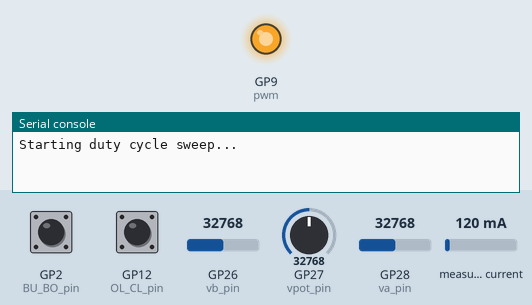
The program below on a simulated Raspberry Pi Pico running MicroPython. Parts: output pins drawn as LEDs (lit = HIGH), the last lines printed to the serial console. The inputs (shaded band) are chosen by the test bench; at power-on: GP2 (BU_BO_pin) HIGH, GP12 (OL_CL_pin) HIGH, GP26 (vb_pin) = 32768, GP27 (vpot_pin) = 32768, GP28 (va_pin) = 32768, measured current 120 mA (analog values on the 0–65535 scale). Files the program writes start out absent.

Above: at 0.15 s.
At 1.65 s:
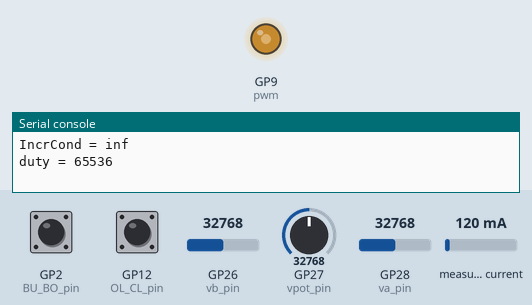
At 2.55 s:
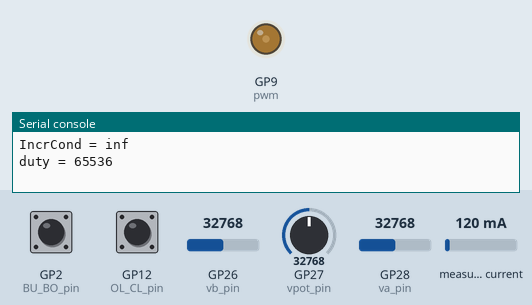
At 3.4 s:
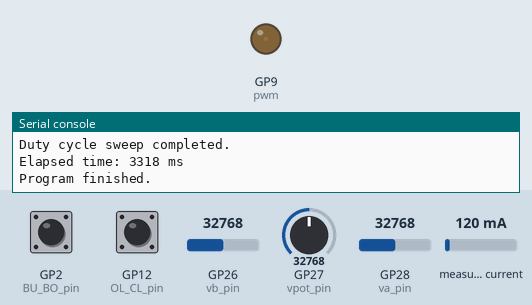
Timing chart, 0 to 4.9 s (numbered marks = the images above):
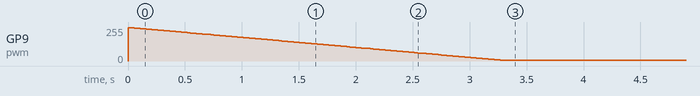

The program:

SMPS_Duty_Sweep.py
```python
from machine import Pin, I2C, ADC, PWM, Timer
import time, utime

# Set up some pin allocations for the Analogues and switches
va_pin = ADC(Pin(28))
vb_pin = ADC(Pin(26))
vpot_pin = ADC(Pin(27))
OL_CL_pin = Pin(12, Pin.IN, Pin.PULL_UP)
BU_BO_pin = Pin(2, Pin.IN, Pin.PULL_UP)

# Set up the I2C for the INA219 chip for current sensing
ina_i2c = I2C(0, scl=Pin(1), sda=Pin(0), freq=2400000)

# Some PWM settings, pin number, frequency, duty cycle limits and start with the PWM outputting the default of the min value.
pwm = PWM(Pin(9))
pwm.freq(100000)
min_pwm = 1000
max_pwm = 64536
pwm_out = min_pwm
pwm_ref = 30000

# Some error signals
trip = 0
OC = 0

# The potentiometer is prone to noise so we are filtering the value using a moving average
v_pot_filt = [0] * 100
v_pot_index = 0

# Gains etc for the PID controller
i_ref = 0  # Voltage reference for the CL modes
i_err = 0  # Voltage error
i_err_int = 0  # Voltage error integral
i_pi_out = 0  # Output of the voltage PI controller
kp = 100  # Boost Proportional Gain
ki = 300  # Boost Integral Gain

# Basic signals to control logic flow
global timer_elapsed
timer_elapsed = 0
count = 0
first_run = 1

# Need to know the shunt resistance
global SHUNT_OHMS
SHUNT_OHMS = 0.10

# saturation function for anything you want saturated within bounds
def saturate(signal, upper, lower):
    if signal > upper:
        signal = upper
    if signal < lower:
        signal = lower
    return signal

# This is the function executed by the loop timer, it simply sets a flag which is used to control the main loop
def tick(t):
    global timer_elapsed
    timer_elapsed = 1

# These functions relate to the configuring of and reading data from the INA219 Current sensor
class ina219:

    # Register Locations
    REG_CONFIG = 0x00
    REG_SHUNTVOLTAGE = 0x01
    REG_BUSVOLTAGE = 0x02
    REG_POWER = 0x03
    REG_CURRENT = 0x04
    REG_CALIBRATION = 0x05

    def __init__(self, sr, address, maxi):
        self.address = address
        self.shunt = sr

    def vshunt(self):
        # Read Shunt register 1, 2 bytes
        reg_bytes = ina_i2c.readfrom_mem(self.address, self.REG_SHUNTVOLTAGE, 2)
        reg_value = int.from_bytes(reg_bytes, 'big')
        if reg_value > 2**15:  # negative
            sign = -1
            for i in range(16):
                reg_value = (reg_value ^ (1 << i))
        else:
            sign = 1
        return (float(reg_value) * 1e-5 * sign)

    def vbus(self):
        # Read Vbus voltage
        reg_bytes = ina_i2c.readfrom_mem(self.address, self.REG_BUSVOLTAGE, 2)
        reg_value = int.from_bytes(reg_bytes, 'big') >> 3
        return float(reg_value) * 0.004

    def configure(self):
        #ina_i2c.writeto_mem(self.address, self.REG_CONFIG, b'\x01\x9F')  # PG = 1
        #ina_i2c.writeto_mem(self.address, self.REG_CONFIG, b'\x09\x9F')  # PG = /2
        ina_i2c.writeto_mem(self.address, self.REG_CONFIG, b'\x19\x9F')  # PG = /8
        ina_i2c.writeto_mem(self.address, self.REG_CALIBRATION, b'\x00\x00')

# Variables for duty cycle sweep
sweep_started = False
sweep_step = 500
sweep_min = 1000
sweep_max = 64536
current_duty = sweep_min


# Variables for Incremental Conductance
prev_va = 0
prev_iL = 0
prev_power = 0


# Record the start time
start_time = time.ticks_ms()

# Open a CSV file for writing
with open('/Data.csv', 'w') as file:
    file.write('Duty Cycle,Va,Vb,iL,Po,IncrCond\n')  # Write the header row

    # Here we go, main function, always executes
    while True:
        if first_run:
            # for first run, set up the INA link and the loop timer settings
            ina = ina219(SHUNT_OHMS, 64, 5)
            ina.configure()
            first_run = 0

            # This starts a 1kHz timer which we use to control the execution of the control loops and sampling
            loop_timer = Timer(mode=Timer.PERIODIC, freq=1000, callback=tick)

        # If the timer has elapsed it will execute some functions, otherwise it skips everything and repeats until the timer elapses
        if timer_elapsed == 1:  # This is executed at 1kHz
            va = 1.017 * (12490 / 2490) * 3.3 * (va_pin.read_u16() / 65536)  # calibration factor * potential divider ratio * ref voltage * digital reading
            vb = 1.015 * (12490 / 2490) * 3.3 * (vb_pin.read_u16() / 65536)  # calibration factor * potential divider ratio * ref voltage * digital reading

            vpot_in = 1.026 * 3.3 * (vpot_pin.read_u16() / 65536)  # calibration factor * potential divider ratio * ref voltage * digital reading
            v_pot_filt[v_pot_index] = vpot_in  # Adds the new reading to our array of readings at the current index
            v_pot_index = (v_pot_index + 1) % 100  # Moves the index of the buffer for next time
            vpot = sum(v_pot_filt) / 100  # Actual reading used is the average of the last 100 readings

            Vshunt = ina.vshunt()
            CL = OL_CL_pin.value()  # Are we in closed or open loop mode
            BU = BU_BO_pin.value()  # Are we in buck or boost mode?

            # New min and max PWM limits and we use the measured current directly
            min_pwm = 0
            max_pwm = 64536
            iL = Vshunt / SHUNT_OHMS
            pwm_ref = saturate(65536 - int((vpot / 3.3) * 65536), max_pwm, min_pwm)  # convert the pot value to a PWM value for use later


            i_ref = saturate(vpot - 1.66, 1.5, -1.5)
            i_err = i_ref - iL  # calculate the error in voltage
            i_err_int = i_err_int + i_err  # add it to the integral error
            i_err_int = saturate(i_err_int, 10000, -10000)  # saturate the integral error
            i_pi_out = (kp * i_err) + (ki * i_err_int)  # Calculate a PI controller output

            pwm_out = saturate(i_pi_out, max_pwm, min_pwm)  # Saturate that PI output
            duty = int(65536 - pwm_out)  # Invert because reasons
            pwm.duty_u16(duty)  # Send the output of the PI controller out as PWM


            ### Incremental Conductance Algorithm Start
            delta_iL = iL - prev_iL
            delta_va = va - prev_va

            if delta_va != 0:
                incremental_conductance = delta_iL / delta_va
            else:
                incremental_conductance = float('inf')

            # Log voltages, current, power, and incremental conductance
            output_power = vb * iL  # Calculate output power (Va * iL)

            # Update previous values for next iteration
            prev_va = va
            prev_iL = iL
            ### Incremental Conductance Algorithm End


            # Keep a count of how many times we have executed and reset the timer so we can go back to waiting
            count = count + 1
            timer_elapsed = 0

            # This set of prints executes every 100 loops by default and can be used to output debug or extra info over USB enable or disable lines as needed
            if count > 10:
                output_power = vb * iL  # Calculate output power (Va * iL)

                print("Va = {:.3f} V".format(va))
                print("Vb = {:.3f} V".format(vb))
                print("Vpot = {:.3f} V".format(vpot))
                print("iL = {:.3f} A".format(iL))
                print("Po = {:.3f} W".format(output_power))
                print("IncrCond = {:.5f}".format(incremental_conductance))
                print("duty = {:d}".format(duty))
                print(" ")

                count = 0

            # Perform duty cycle sweep
            if not sweep_started:
                print("Starting duty cycle sweep...")
                sweep_started = True

            if sweep_started:
                pwm_out = current_duty
                duty = 65536 - pwm_out  # Invert because of hardware requirements
                pwm.duty_u16(duty)  # Set the PWM duty cycle
                output_power = vb * iL  # Calculate output power (Va * iL)

                # Log voltages and current
                file.write("{},{:.3f},{:.3f},{:.3f},{:.3f},{:.5f}\n".format(duty, va, vb, iL, output_power, incremental_conductance))

                # Increment the duty cycle
                current_duty += sweep_step
                utime.sleep_ms(25)

                if current_duty > sweep_max:
                    print("Duty cycle sweep completed.")
                    break  # Exit the main loop after completing the sweep

# Record the end time
end_time = time.ticks_ms()
# Calculate the elapsed time
elapsed_time = end_time - start_time

# Print the elapsed time
print("Elapsed time: {} ms".format(elapsed_time))
print("Program finished.")
```
